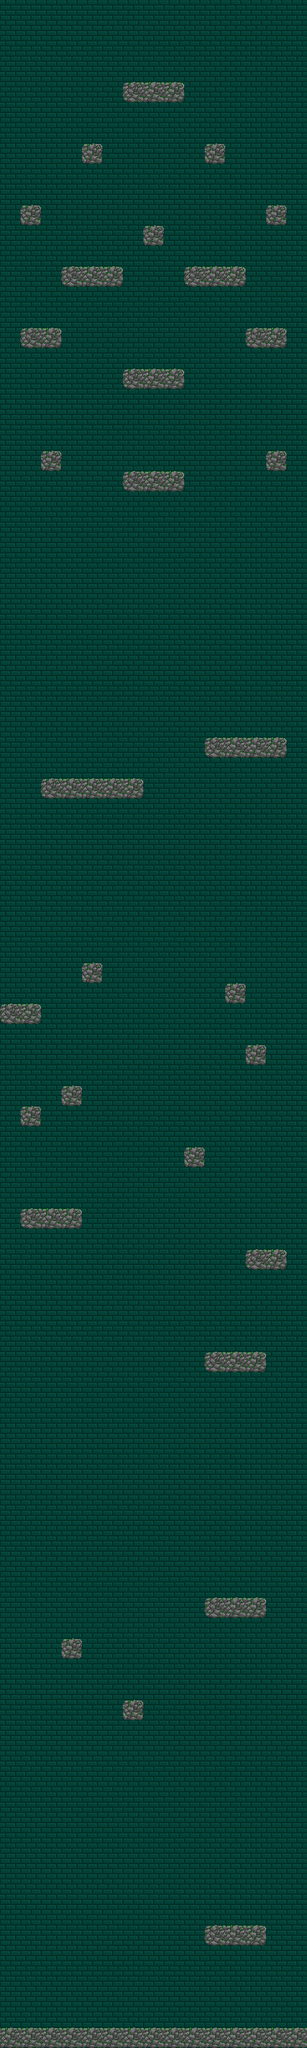

A 2D game scene composited from a Tiled map and its tileset images. What follows is a short description and the map's XML, with each tile layer's data collapsed to a summary:
An orthogonal 15x100 tile map with 32x32 px tiles, 2 tile layers (background, foreground) and 21 objects.

<map version="1.0" orientation="orthogonal" renderorder="right-up" width="15" height="100" tilewidth="32" tileheight="32" nextobjectid="26">
 <tileset firstgid="1" name="tiledmap_out" tilewidth="32" tileheight="32" spacing="4" margin="2" tilecount="80">
  <image source="tiledmap_out.png" width="288" height="360" />
  <tile id="49">
   <properties>
    <property name="platform" value="" />
   </properties>
  </tile>
  <tile id="50">
   <properties>
    <property name="platform" value="" />
   </properties>
  </tile>
  <tile id="51">
   <properties>
    <property name="platform" value="" />
   </properties>
  </tile>
  <tile id="52">
   <properties>
    <property name="platform" value="" />
   </properties>
  </tile>
 </tileset>
 <layer name="background" width="15" height="100">
  <data>[1500 cells, 1500 non-empty, 1 distinct tile ids]</data>
 </layer>
 <objectgroup name="object">
  <object id="1" x="208" y="64" width="64" height="64">
   <properties>
    <property name="goal" value="" />
   </properties>
  </object>
  <object id="3" x="352" y="2628" width="64" height="32">
   <properties>
    <property name="moving_platform1" value="" />
   </properties>
  </object>
  <object id="4" x="233" y="2668" width="64" height="32">
   <properties>
    <property name="elevator1" value="" />
   </properties>
  </object>
  <object id="6" x="337" y="2401" width="64" height="96">
   <properties>
    <property name="komainu" value="" />
   </properties>
  </object>
  <object id="7" x="78" y="2408" width="146" height="32">
   <properties>
    <property name="elevator1" value="" />
   </properties>
  </object>
  <object id="8" x="164" y="2226" width="98" height="32">
   <properties>
    <property name="moving_platform" value="" />
   </properties>
  </object>
  <object id="9" x="192" y="1988" width="32" height="32">
   <properties>
    <property name="devil" value="" />
   </properties>
  </object>
  <object id="11" x="48" y="1793" width="64" height="96">
   <properties>
    <property name="komainu" value="" />
   </properties>
  </object>
  <object id="12" x="228" y="1590" width="32" height="32">
   <properties>
    <property name="devil1" value="" />
   </properties>
  </object>
  <object id="13" x="21" y="2797" width="64" height="32">
   <properties>
    <property name="elevator1" value="" />
   </properties>
  </object>
  <object id="14" x="246" y="1429" width="64" height="32">
   <properties>
    <property name="moving_platform1" value="" />
   </properties>
  </object>
  <object id="15" x="92" y="1363" width="64" height="32">
   <properties>
    <property name="moving_platform1" value="" />
   </properties>
  </object>
  <object id="16" x="236" y="1052" width="32" height="32">
   <properties>
    <property name="devil1" value="" />
   </properties>
  </object>
  <object id="17" x="274" y="840" width="32" height="16">
   <properties>
    <property name="fish" value="" />
   </properties>
  </object>
  <object id="18" x="209" y="641" width="64" height="96">
   <properties>
    <property name="komainu" value="" />
   </properties>
  </object>
  <object id="19" x="319" y="863" width="146" height="32">
   <properties>
    <property name="elevator1" value="" />
   </properties>
  </object>
  <object id="20" x="21" y="863" width="146" height="32">
   <properties>
    <property name="elevator1" value="" />
   </properties>
  </object>
  <object id="22" x="341" y="685" width="32" height="32">
   <properties>
    <property name="devil" value="" />
   </properties>
  </object>
  <object id="23" x="305" y="321" width="64" height="96">
   <properties>
    <property name="komainu" value="" />
   </properties>
  </object>
  <object id="24" x="112" y="321" width="64" height="96">
   <properties>
    <property name="komainu" value="" />
   </properties>
  </object>
  <object id="25" x="328" y="77" width="32" height="32">
   <properties>
    <property name="devil" value="" />
   </properties>
  </object>
 </objectgroup>
 <layer name="foreground" width="15" height="100">
  <data>[1500 cells, 75 non-empty, 5 distinct tile ids]</data>
 </layer>
</map>